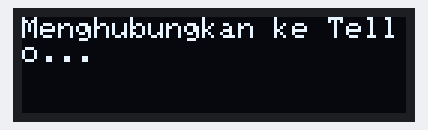
Bench run of a sketch on a simulated ESP32. Shown: 128×32 one-colour display. WiFi joins after 1.5 s; servers stay silent unless stated.

Above: at 0.1 s.
At 1.6 s:
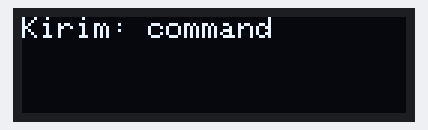
At 2.6 s:
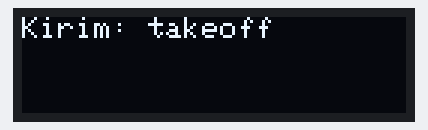
At 7.6 s:
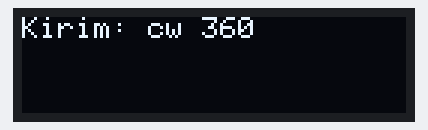
At 12.7 s:
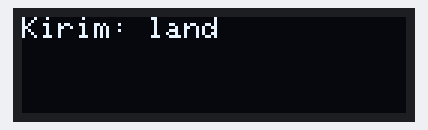

The sketch:

3_autonomous_oled.ino
```cpp
#include <WiFi.h>
#include <WiFiUdp.h>
#include <Adafruit_GFX.h>
#include <Adafruit_SSD1306.h>

#include "secrets.h"  // credentials (gitignored; see secrets.example.h)

WiFiUDP udp;
const char* TELLO_IP = "192.168.10.1";
const int TELLO_PORT = 8889;
const int LOCAL_PORT = 9000;  // Port untuk menerima respons

#define SCREEN_WIDTH 128
#define SCREEN_HEIGHT 32
Adafruit_SSD1306 display(SCREEN_WIDTH, SCREEN_HEIGHT, &Wire, -1);

void setup() {
    Serial.begin(115200);

    if (!display.begin(SSD1306_SWITCHCAPVCC, 0x3C)) {
        Serial.println("OLED gagal diinisialisasi!");
        while (true);
    }

    display.clearDisplay();
    display.setTextSize(1);
    display.setTextColor(SSD1306_WHITE);

    WiFi.begin(ssid, password);
    updateOLED("Menghubungkan ke Tello...");
    while (WiFi.status() != WL_CONNECTED) {
        delay(500);
    }
    updateOLED("Terhubung ke Tello!");

    // Mulai UDP
    udp.begin(LOCAL_PORT);

    // Masuk ke mode SDK
    sendCommand("command");
    delay(1000);

    // Perintah Takeoff
    sendCommand("takeoff");
    delay(5000);  // Tunggu drone stabil di udara

    // Putar 360 derajat (clockwise)
    sendCommand("cw 360");
    delay(5000);  // Tunggu drone menyelesaikan rotasi

    // Perintah Landing
    sendCommand("land");
}

void loop() {
    receiveResponse();
    delay(1000);  // Cek respons setiap 1 detik
}

void sendCommand(const char* cmd) {
    udp.beginPacket(TELLO_IP, TELLO_PORT);
    udp.print(cmd);
    udp.endPacket();
    updateOLED(String("Kirim: ") + cmd);
}

void receiveResponse() {
    int packetSize = udp.parsePacket();
    if (packetSize) {
        char buffer[255];
        int len = udp.read(buffer, 255);
        if (len > 0) {
            buffer[len] = '\0';  // Tambahkan terminator string
        }
        updateOLED(String("Respon: ") + buffer);
    }
}

void updateOLED(String text) {
    display.clearDisplay();
    display.setCursor(0, 0);
    display.println(text);
    display.display();
}
```

secrets.example.h
```cpp
// Copy this file to secrets.h and fill in your own values.
#pragma once

const char* ssid = "REDACTED";  // Nama Wi-Fi drone
const char* password = "REDACTED";
```

Measured:
- what the display in image 1 shows lasts 1.0 s, from 1.6 s to 2.6 s
- what the display in image 2 shows lasts 5.0 s, from 2.6 s to 7.6 s
